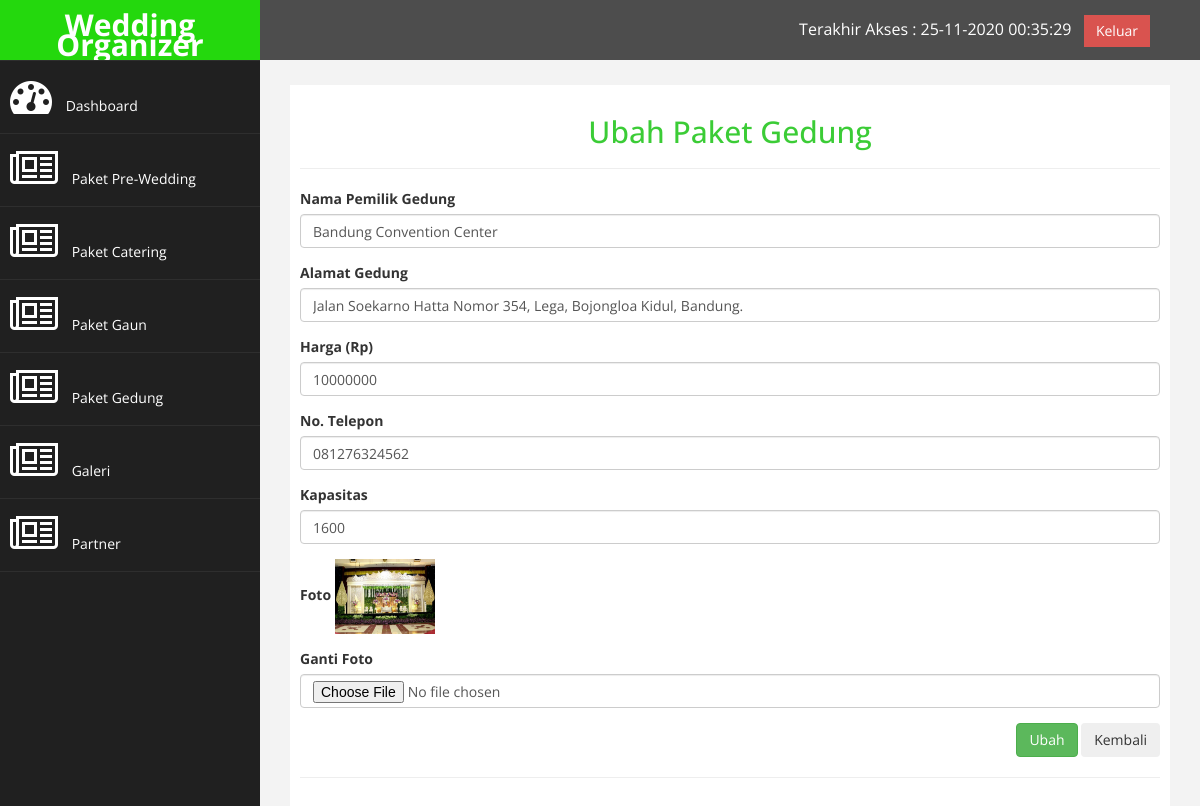
Screenshot of /admin.php?halaman=p_gedung_ubah&id=2 (signed in) with the database file from the repository.
### tables this page shows
CREATE TABLE `gedung` (
  `id_ged` int(3) NOT NULL,
  `nama_ged` varchar(50) NOT NULL,
  `alamat_ged` text NOT NULL,
  `harga_ged` int(16) NOT NULL,
  `telp_ged` varchar(12) NOT NULL,
  `kapasitas_ged` varchar(7) NOT NULL,
  `foto_ged` text NOT NULL
);

### p_gedung_ubah.php (the view, shortened to what this page needs)
<?php
$hasil = mysqli_query($link, "SELECT * FROM gedung WHERE id_ged='$_GET[id]'");
$data = mysqli_fetch_assoc($hasil);
?>
<h2 style="text-align: center;">Ubah Paket Gedung</h2>
<hr>
<form method="post" enctype="multipart/form-data">
    <div class="form-group">
        <label>Nama Pemilik Gedung</label>
        <input type="text" name="nama" class="form-control" value="<?= $data['nama_ged']; ?>">
    </div>
    <div class="form-group">
        <label>Alamat Gedung</label>
        <input type="text" name="alamat" class="form-control" value="<?= $data['alamat_ged']; ?>">
    </div>
    <div class="form-group">
        <label>Harga (Rp)</label>
        <input type="number" name="harga" class="form-control" value="<?= $data['harga_ged']; ?>">
    </div>
    <div class="form-group">
        <label>No. Telepon</label>
        <input type="text" name="telp" class="form-control" value="<?= $data['telp_ged']; ?>">
    </div>
    <div class="form-group">
        <label>Kapasitas</label>
        <input type="number" name="kps" class="form-control" value="<?= $data['kapasitas_ged']; ?>">
    </div>
    <div class="form-group">
        <label>Foto</label>
        <img src="images/gedung/<?= $data['foto_ged'] ?>" height="75px" width="100px">
    </div>
    <div class="form-group">
        <label>Ganti Foto</label>
        <input type="file" name="foto" class="form-control">
    </div>
    <div class="text-right">
        <button class="btn btn-success" name="ubah">Ubah</button>
        <input type="button" name="kembali" value="Kembali" onClick="javascript:history.back()" class="btn btn-secondary">
    </div>
</form>

### admin/assets/css/custom.css (style rules this page uses)
body { font-family: 'Open Sans', sans-serif; }
h2 { color: rgba(32, 197, 26, 0.877); }

### rows the page displays
gedung: nama "Bandung Convention Center", alamat "Jalan Soekarno Hatta Nomor 354, Lega, Bojongloa Kidul, Bandung.", harga "10000000", telp "081276324562", kps "1600", foto_ged (picture)
